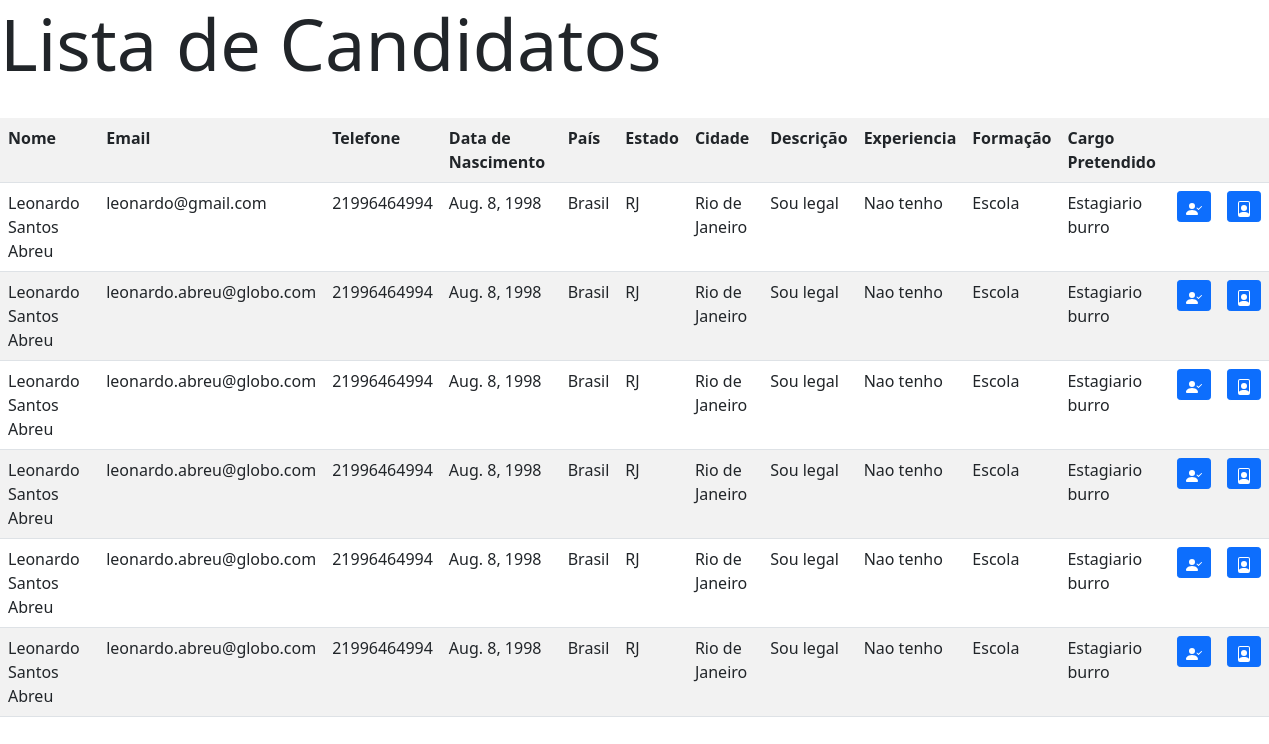
The app's page /ListaCandidato, older data.
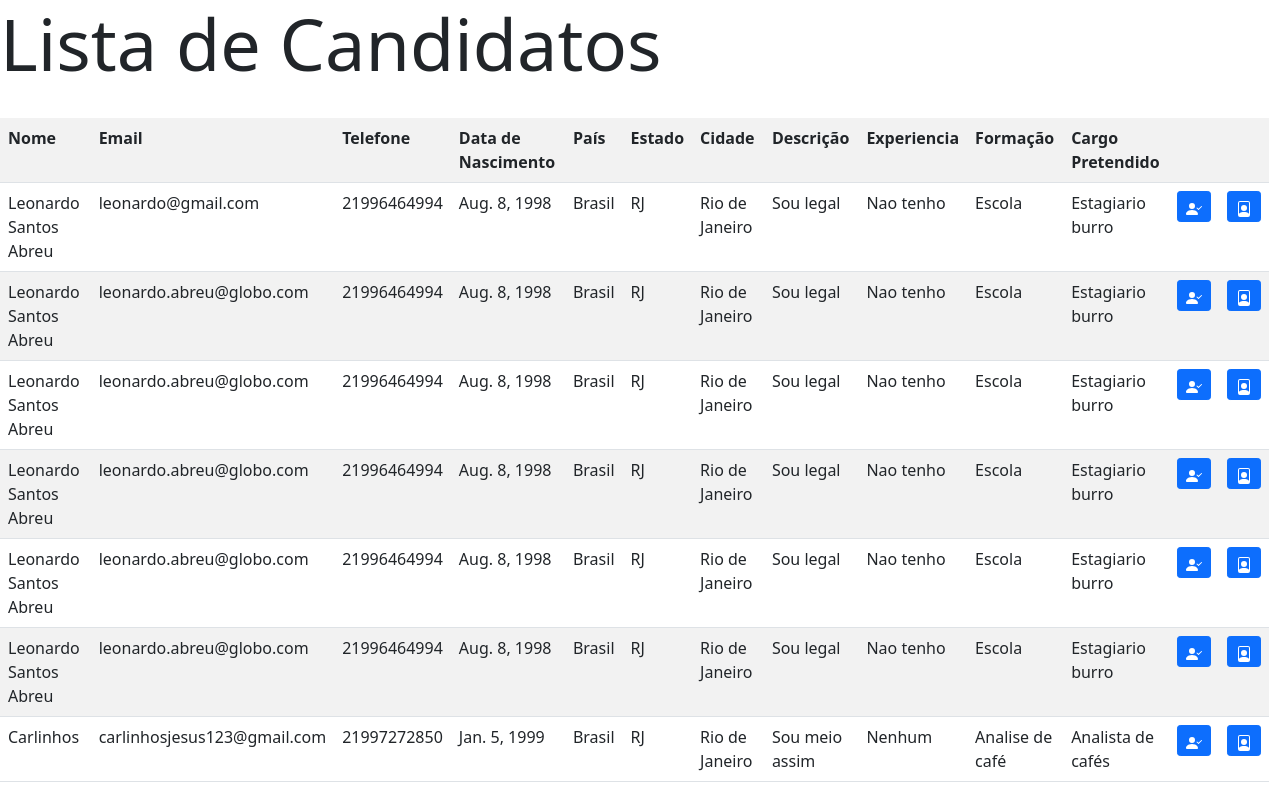
The same page, newer data.
### TrabalhoWeb/models.py (models this page shows, shortened)
class Candidato(models.Model):
    nome = models.CharField(max_length=100, help_text='Nome')
    email = models.EmailField(help_text='Email', max_length=254)
    telefone = models.CharField(help_text='Telefone com DDD e DDI', max_length=20)
    dtNasc = models.DateField(verbose_name='Data de Nascimento', help_text='Nascimento no formado DD/MM/AAAA')
    cidade = models.CharField(max_length=254, help_text='Cidade')
    estado = models.CharField(max_length=254, help_text='Estado')
    pais = models.CharField(max_length=254, help_text='País')
    descricao = models.CharField(help_text='Descrição', max_length=254)
    experiencia = models.CharField(help_text='Experiências', max_length=254)
    formacao = models.CharField(help_text='Formação', max_length=254)
    cargo = models.CharField(help_text='Cargo', max_length=254)
    estadoCivil = models.CharField(help_text='Estado civil', max_length=254)
    sexo = models.CharField(help_text='Sexo', max_length=254)
    endereco = models.CharField(max_length=254, help_text='Endereco')

### TrabalhoWeb/views.py (the view)
# urls.py: path('ListaCandidato', views.CandidatoListView.as_view(), name='lista-candidato'),
class CandidatoListView(View):
 def get(self, request, *args, **kwargs):
    candidato = Candidato.objects.all()
    context = { 'candidato': candidato, }
    return render(request,'TrabalhoWeb/listaCandidato.html', context)

### TrabalhoWeb/templates/TrabalhoWeb/listaCandidato.html (shortened to what this page needs)
{% load static %}
<!DOCTYPE html>
<html>
<head>
<link rel="stylesheet" href="{% static 'css/estilo.css' %}">
<link href="https://cdn.jsdelivr.net/npm/bootstrap@5.1.3/dist/css/bootstrap.min.css" rel="stylesheet">
</head>
<body>
 <h1 class="display-2">Lista de Candidatos</h1>
 <br/>
 <table class="table table-striped">
 <tr><th>Nome</th><th>Email</th><th>Telefone</th><th>Data de Nascimento</th><th>País</th><th>Estado</th><th>Cidade</th><th>Descrição</th><th>Experiencia</th><th>Formação</th><th>Cargo Pretendido</th><th></th><th></th></tr>
 {% if candidato %}
 {% for c in candidato %}
 <tr>
 <td>{{ c.nome }}</td><td>{{c.email }}</td><td>{{ c.telefone }}</td><td>{{ c.dtNasc }}</td><td>{{c.pais }}</td><td>{{ c.estado }}</td><td>{{ c.cidade }}</td><td>{{c.descricao }}</td><td>{{ c.experiencia }}</td><td>{{ c.formacao }}</td><td>{{c.cargo }}</td>
    <td>
        <button type="button" class="btn btn-primary btn-sm">
        </button>
    </td>
    <td>
        <button type="button" class="btn btn-primary btn-sm">
        </button>
    </td>
 </tr>
 {% endfor %}
 {% else %}
 <tr><th colspan="5">Ainda não tem contatos candidato</th></tr>
 {% endif %}
</table>
</body>
</html>

Row changes from the older to the newer data that the page shows:
added Candidato: nome "Carlinhos", email "carlinhosjesus123@gmail.com", telefone "21997272850", dtNasc "Jan. 5, 1999", pais "Brasil", estado "RJ", cidade "Rio de Janeiro", descricao "Sou meio assim", experiencia "Nenhum", formacao "Analise de café", cargo "Analista de cafés"
